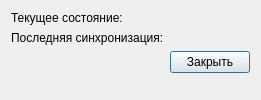
<?xml version="1.0" encoding="UTF-8"?>
<ui version="4.0">
 <class>PluginStatusForm</class>
 <widget class="QDialog" name="PluginStatusForm">
  <property name="windowTitle">
   <string>Статус плагина</string>
  </property>
  <layout class="QFormLayout" name="formLayout">
   <item row="0" column="0">
    <widget class="QLabel" name="labelStatus">
     <property name="text"><string>Текущее состояние:</string></property>
    </widget>
   </item>
   <item row="0" column="1">
    <widget class="QLabel" name="statusText"/>
   </item>
   <item row="1" column="0">
    <widget class="QLabel" name="labelLastSync">
     <property name="text"><string>Последняя синхронизация:</string></property>
    </widget>
   </item>
   <item row="1" column="1">
    <widget class="QLabel" name="lastSyncText"/>
   </item>
   <item row="2" column="1">
    <widget class="QPushButton" name="buttonClose">
     <property name="text"><string>Закрыть</string></property>
    </widget>
   </item>
  </layout>
 </widget>
 <resources/>
 <connections/>
</ui>
